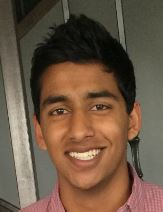
%> input picture Image Colour Manipulation/Images/Capture.JPG, 163 x 212 px
$ octave Main.m   (GNU Octave 9; MATLAB toolbox functions it lacks are replaced by stand-ins)
%> lines starting %> are read from the running program, lines starting %| are printed output that depends on the picture
%Armaan Bandali
%%%%%%%%%%%%%%%%
% [20 lines of commented-out code are left out]
%%%%%%%%%%%%%%%%%
%Question 2

I = imread('Images\Capture.jpg'); %image to be analyzed
%> I is the input picture: size 212x163x3 uint8; mean R, G, B 109.4, 87.1, 68.3
J = double(I); %conversion from uint8 to double

numRows = size(I,1);
%> numRows = 212
numColumns = size(I,2);
%> numColumns = 163

r = zeros(numRows, numColumns, 3, 'uint8'); % Red channel
g = zeros(numRows, numColumns, 3, 'uint8'); % Green channel
b = zeros(numRows, numColumns, 3, 'uint8'); % Blue channel

r(:,:,1) = I(:,:,1); %Adding red values from image
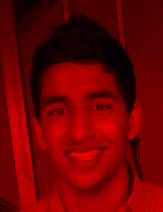
%> r: size 212x163x3 uint8; mean R, G, B 109.4, 0, 0
g(:,:,2) = I(:,:,2); %Adding green values from image
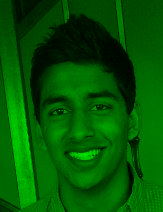
%> g: size 212x163x3 uint8; mean R, G, B 0, 87.1, 0
b(:,:,3) = I(:,:,3); %Adding blue values from image
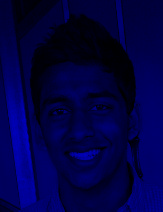
%> b: size 212x163x3 uint8; mean R, G, B 0, 0, 68.3

figure
subplot(2,2,1)
imshow(r)
title('Figure 1-2a. Red Channel');
subplot(2,2,2)
imshow(g)
title('Figure 1-2b. Green Channel');
subplot(2,2,3)
imshow(b)
title('Figure 1-2c. Blue Channel');
subplot(2,2,4)
imshow(I)
title('Figure 1-2d. Original Image');

%%%%%%%%%%%%%%%%%
%Question 3

H = (J(:,:,1)+J(:,:,2)+J(:,:,3))/3; %Grayscale image by averaging RGB channels
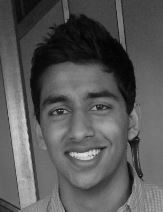
%> H: size 212x163 double; min 0.333, max 226, mean 88.2
H = uint8(H); %Conversion from double back to uint8 before using imshow
%> H: size 212x163 uint8
figure
imshow(H)
title('Figure 1-3. Grayscale Image Produced by Averaging Colour Channels')

%%%%%%%%%%%%%%%%%
%Question 4
figure
colormap 'gray'
surf(H) %Surface plot of z-value intensities of H as height
title('Figure 1-4. Grayscale Surface Plot of Image Intensities')
xlabel('x')
ylabel('y')
zlabel('Intensity')
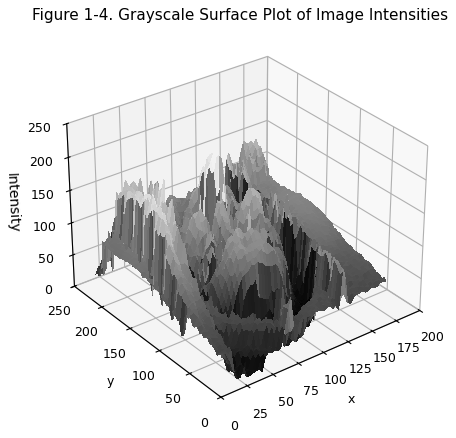
%> figure redrawn from the program's plot data

%%%%%%%%%%%%%%%%%
%Question 5
for iterX = 1:size(H,1)
    for iterY = 1:size(H,2)
        if H(iterX,iterY) < 129 %Only keeping intensities greater than 128
            H(iterX,iterY)=0;
        end
    end
end
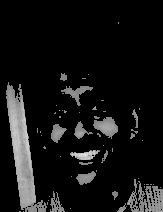
%> H: size 212x163 uint8; min 0, max 226, mean 19.9

figure
colormap 'gray'
surf(H) %Surface plot of grayscale intensities greater than 128
        %Removed values show up as black at z=0
title('Figure 1-5. Grayscale Surface Plot of Image Intensities Greater than 128')
xlabel('x')
ylabel('y')
zlabel('Intensity')
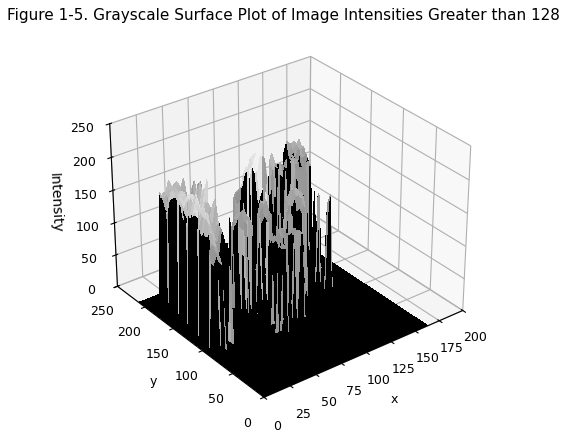
%> figure redrawn from the program's plot data

$ run again, with Image Colour Manipulation/Images/Nature.jpg.jfif saved as Image Colour Manipulation/Images/Capture.JPG
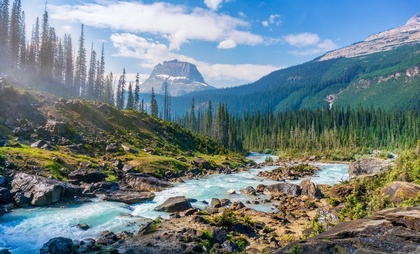
%> input picture Image Colour Manipulation/Images/Nature.jpg.jfif, 420 x 254 px, shrunk from 1000 x 605 before the run
%> I is the input picture: size 254x420x3 uint8; mean R, G, B 112.5, 129.2, 133.2
%> after the loop `for iterX = 1:size(H,1)`:
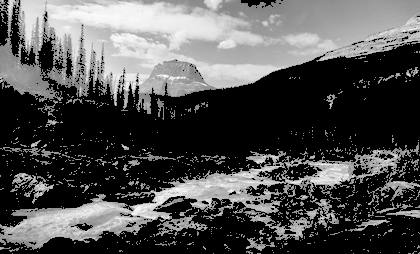
%> H: size 254x420 uint8; min 0, max 255, mean 81.3
%> `zlabel('Intensity')`:
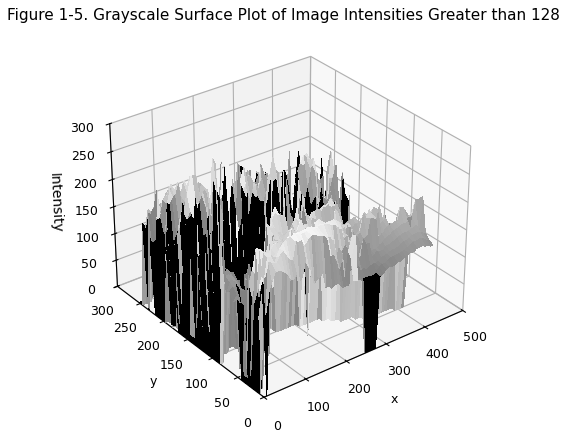
%> figure redrawn from the program's plot data
